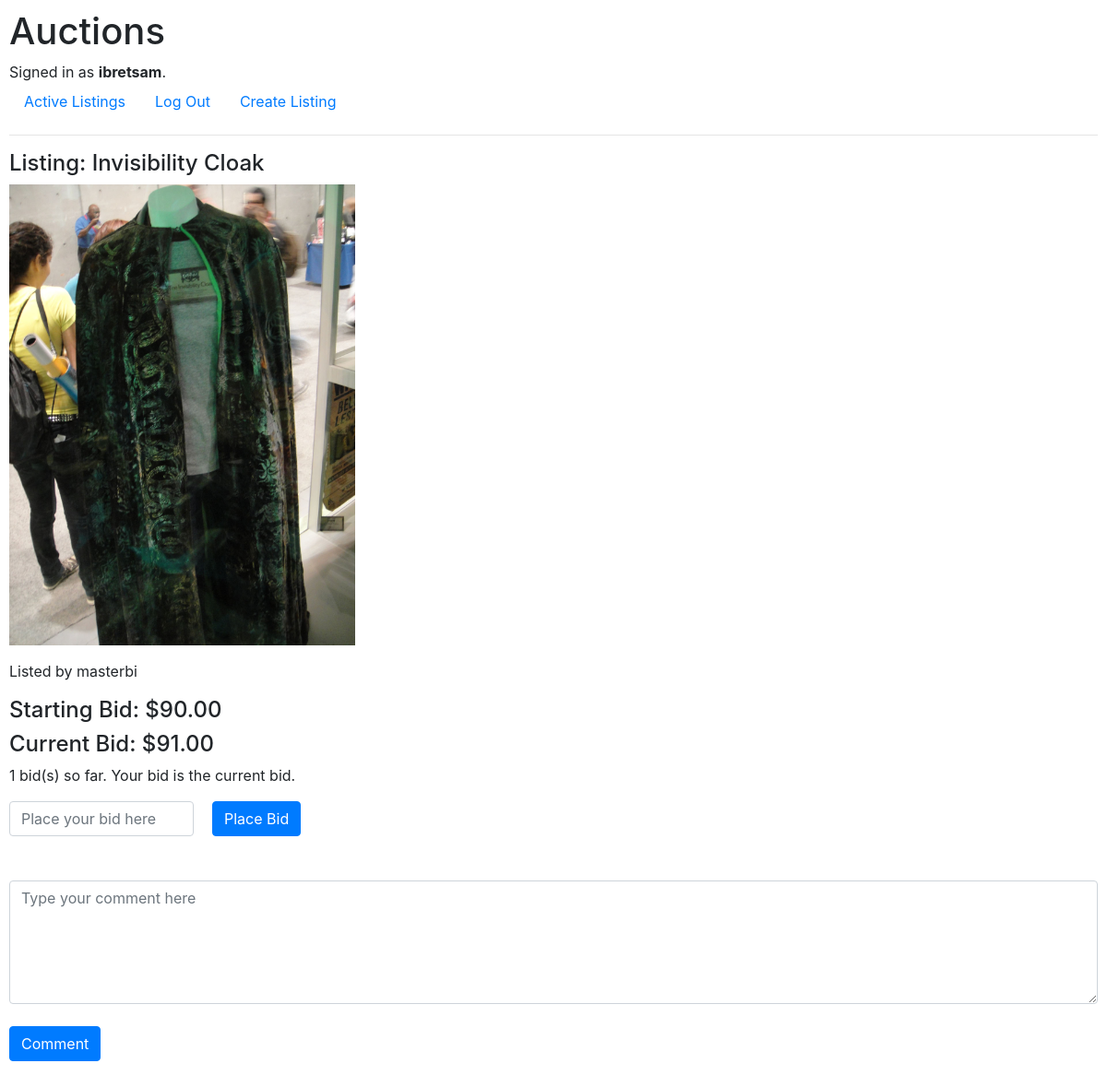
Page /listings/2 (signed in) on the committed database.
### auctions/models.py (models this page shows, shortened)
class User(AbstractUser):
    def __str__(self):
        return f"{self.username}"

class Product(models.Model):
    name = models.CharField(max_length=256)
    price = models.DecimalField(max_digits=6, decimal_places=2)
    description = models.TextField(default='', blank=True)
    image = models.ImageField(upload_to='auctions/media', null = True)
    created_at = models.DateTimeField(auto_now_add=True)
    updated_at = models.DateTimeField(auto_now=True)
    close = models.BooleanField(default=False)
    created_by = models.ForeignKey(User, on_delete=models.CASCADE, related_name="user_created", default=1)

### auctions/views.py (the view)
# urls.py: path("listings/<int:product_id>", views.listings, name="listings"),
def listings(request, product_id):
    listings = Product.objects.get(pk=product_id)
    BidList = listings.product_bids.values_list("bid", flat=True)
    BidderList = list(listings.product_bids.values_list("user_id", flat=True))
    CommentList = listings.product_comment.all()
    if not BidderList:
        winner = "No one has bid on this listing"
    else:
        winner = User.objects.get(pk = BidderList[-1])
    if not BidList:
        maxBidPrice = listings.price
    else:
        maxBidPrice = float(max(BidList))
    if listings is not None:
        return render(request,'auctions/listings.html', {
            'listings': listings,
            'bidding_history': listings.product_bids.all(),
            'maxBidPrice': format(maxBidPrice,".2f"),
            'winner': winner,
            'commentList': CommentList
            })
    else:
        raise Http404('Product does not exist')

### auctions/templates/auctions/listings.html (shortened to what this page needs)
{% extends "auctions/layout.html" %}
{% block body %}
    <h4>Listing: {{listings.name}}</h4>
    <img src="{{listings.image.url}}" style="max-width: 1000px; max-height: 500px">
    <p>Listed by {{ listings.created_by }}</p>
    <h4>Starting Bid: ${{listings.price}}</h4>
    <h4>Current Bid: ${{maxBidPrice}}</h4>
    {% if listings.close == False %}
        <p>
            {{ bidding_history.count }} bid(s) so far. Your bid is the current bid.
        </p>
        <form action="{% url 'auctions:bidding' listings.id %}" method="POST" style="display: flex;">
            <input style="width: 200px; margin-right: 20px" type="number" class="form-control" name="bidding" placeholder="Place your bid here">
            <br>
            <input type="submit" value="Place Bid" class="btn btn-primary">
        </form>
    {% else %}
        <p>This listing is closed</p>
        {% if request.user == winner %}
            <p>You've won this listing</p>
        {% endif %}
    {% endif %}
    <br>
    <br>
    <form action="{% url 'auctions:comment' listings.id %}" method="POST">
        <textarea name="comment" class="form-control" cols="200" rows="5" placeholder="Type your comment here"></textarea>
        <br>
        <input type="submit" value="Comment" class="btn btn-primary">
    </form>
    <br>
{% endblock %}

### auctions/templates/auctions/layout.html (shortened to what this page needs)
{% load static %}
<!DOCTYPE html>
<html lang="en">
    <head>
        <link rel="stylesheet" href="https://stackpath.bootstrapcdn.com/bootstrap/4.4.1/css/bootstrap.min.css">
        <link href="{% static 'auctions/styles.css' %}" rel="stylesheet">
    </head>
    <body>
        <h1>Auctions</h1>
        <div>
            {% if user.is_authenticated %}
                Signed in as <strong>{{ user.username }}</strong>.
            {% else %}
                Not signed in.
            {% endif %}
        </div>
        <ul class="nav">
            <li class="nav-item">
                <a class="nav-link" href="{% url 'auctions:index' %}">Active Listings</a>
            </li>
            {% if user.is_authenticated %}
                <li class="nav-item">
                    <a class="nav-link" href="{% url 'auctions:logout' %}">Log Out</a>
                </li>
                <li class="nav-item">
                    <a href="{% url 'auctions:create' %}" class="nav-link">Create Listing</a>
                </li>
            {% endif %}
        </ul>
        <hr>
        {% block body %}
        {% endblock %}
    </body>
</html>

### auctions/static/auctions/styles.css (style rules this page uses)
body { padding: 10px; }

### rows in the picture
User: username "ibretsam"
Product: name "Invisibility Cloak", image (picture), created_by "masterbi", price "90.00", count "1"

### other values in the picture
{{ maxBidPrice }} "91.00"
